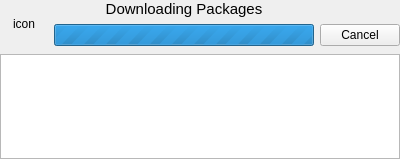
<?xml version="1.0" encoding="UTF-8"?>
<ui version="4.0">
 <class>PkTransactionWidget</class>
 <widget class="QWidget" name="PkTransactionWidget">
  <property name="geometry">
   <rect>
    <x>0</x>
    <y>0</y>
    <width>400</width>
    <height>159</height>
   </rect>
  </property>
  <property name="minimumSize">
   <size>
    <width>400</width>
    <height>0</height>
   </size>
  </property>
  <layout class="QGridLayout" name="gridLayout">
   <property name="leftMargin">
    <number>0</number>
   </property>
   <property name="topMargin">
    <number>0</number>
   </property>
   <property name="rightMargin">
    <number>0</number>
   </property>
   <property name="bottomMargin">
    <number>0</number>
   </property>
   <item row="0" column="0">
    <widget class="QLabel" name="label">
     <property name="sizePolicy">
      <sizepolicy hsizetype="Fixed" vsizetype="Fixed">
       <horstretch>0</horstretch>
       <verstretch>0</verstretch>
      </sizepolicy>
     </property>
     <property name="minimumSize">
      <size>
       <width>48</width>
       <height>48</height>
      </size>
     </property>
     <property name="text">
      <string>icon</string>
     </property>
     <property name="alignment">
      <set>Qt::AlignCenter</set>
     </property>
    </widget>
   </item>
   <item row="0" column="1">
    <layout class="QGridLayout" name="gridLayout_2">
     <item row="0" column="0">
      <widget class="QLabel" name="currentL">
       <property name="sizePolicy">
        <sizepolicy hsizetype="Preferred" vsizetype="Fixed">
         <horstretch>0</horstretch>
         <verstretch>0</verstretch>
        </sizepolicy>
       </property>
       <property name="font">
        <font>
         <pointsize>11</pointsize>
        </font>
       </property>
       <property name="locale">
        <locale language="English" country="UnitedStates"/>
       </property>
       <property name="text">
        <string>Downloading Packages</string>
       </property>
       <property name="alignment">
        <set>Qt::AlignBottom|Qt::AlignHCenter</set>
       </property>
      </widget>
     </item>
     <item row="1" column="0">
      <widget class="CustomProgressBar" name="progressBar">
       <property name="locale">
        <locale language="English" country="UnitedStates"/>
       </property>
       <property name="maximum">
        <number>0</number>
       </property>
      </widget>
     </item>
     <item row="1" column="1">
      <widget class="QDialogButtonBox" name="cancelButton">
       <property name="sizePolicy">
        <sizepolicy hsizetype="Fixed" vsizetype="Fixed">
         <horstretch>0</horstretch>
         <verstretch>0</verstretch>
        </sizepolicy>
       </property>
       <property name="standardButtons">
        <set>QDialogButtonBox::Cancel</set>
       </property>
      </widget>
     </item>
    </layout>
   </item>
   <item row="1" column="0" colspan="2">
    <widget class="QTreeView" name="progressView">
     <property name="focusPolicy">
      <enum>Qt::NoFocus</enum>
     </property>
     <property name="editTriggers">
      <set>QAbstractItemView::NoEditTriggers</set>
     </property>
     <property name="alternatingRowColors">
      <bool>true</bool>
     </property>
     <property name="selectionMode">
      <enum>QAbstractItemView::NoSelection</enum>
     </property>
     <property name="selectionBehavior">
      <enum>QAbstractItemView::SelectColumns</enum>
     </property>
     <property name="rootIsDecorated">
      <bool>false</bool>
     </property>
     <property name="itemsExpandable">
      <bool>false</bool>
     </property>
     <property name="expandsOnDoubleClick">
      <bool>false</bool>
     </property>
     <attribute name="headerVisible">
      <bool>false</bool>
     </attribute>
    </widget>
   </item>
  </layout>
 </widget>
 <customwidgets>
  <customwidget>
   <class>CustomProgressBar</class>
   <extends>QProgressBar</extends>
   <header>CustomProgressBar.h</header>
  </customwidget>
 </customwidgets>
 <resources/>
 <connections/>
</ui>
